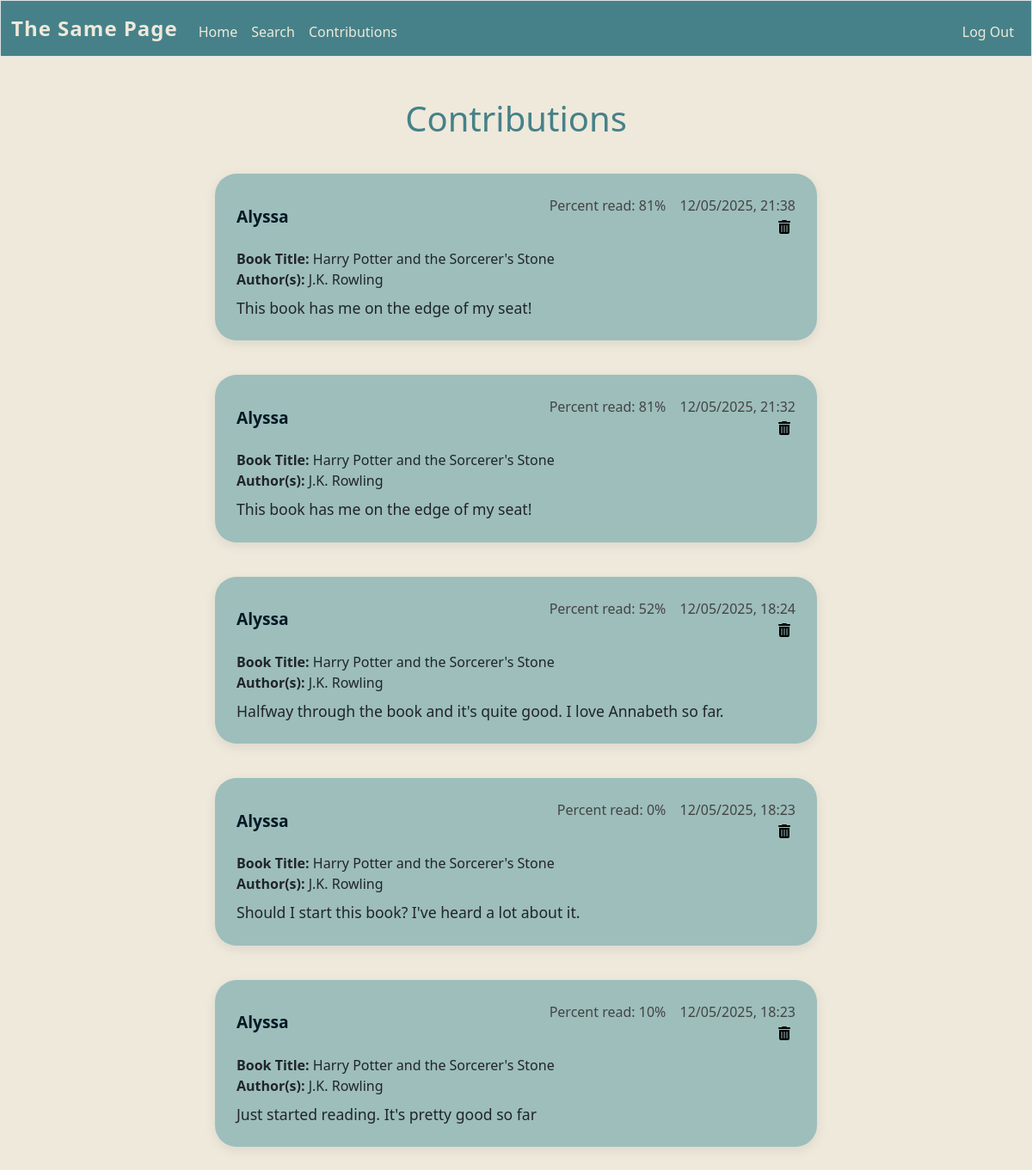
Page /contributions (signed in) on the committed database.
### tables this page shows
CREATE TABLE users (id INTEGER PRIMARY KEY AUTOINCREMENT NOT NULL, username TEXT NOT NULL, hash TEXT NOT NULL);

CREATE TABLE forums (user_id INTEGER, comment TEXT NOT NULL, parent_id INTEGER, time DATETIME, forum_id TEXT NOT NULL, percentage TEXT, comment_id INTEGER PRIMARY KEY AUTOINCREMENT NOT NULL, FOREIGN KEY (forum_id) REFERENCES chapters(forum_id));

CREATE TABLE chapters (title TEXT NOT NULL, author TEXT NOT NULL, forum_id TEXT PRIMARY KEY NOT NULL, thumbnail TEXT, pageCount INTEGER);

### app.py (the view)
@app.route('/contributions', methods=['GET'])
def contributions():
    username = executeSQL("SELECT username FROM users WHERE id = ?", (session["user_id"],), False)[0][0]
    user_comments = executeSQL("SELECT * FROM forums WHERE user_id = ? ORDER BY time DESC", (session["user_id"],), False)
    comments_info = []
    for comment in user_comments:
        book_info = executeSQL("SELECT * FROM chapters WHERE forum_id = ?", (comment[4],), False)
        if comment[2] is not None:
            parentComment = executeSQL("SELECT comment FROM forums WHERE comment_id = ?", (comment[2],), False)[0][0]
        else:
            parentComment = None
        comments_info.append({"username":username, "comment_id": comment[6], "comment":comment[1], "date":comment[3], "percent":comment[5] ,"title":book_info[0][0], "author":book_info[0][1], "parentComment": parentComment})
    return render_template("contributions.html", comments_info = comments_info)

### app.py (called while the page is built)
def executeSQL(command, args, needCommit):
    connection = sqlite3.connect('info.db')
    db = connection.cursor()
    db.execute(command, args)
    val = db.fetchall()
    if needCommit:
        connection.commit()
    connection.close()
    return val

@app.after_request
def after_request(response):
    response.headers["Cache-Control"] = "no-cache, no-store, must-revalidate"
    response.headers["Expires"] = 0
    response.headers["Pragma"] = "no-cache"
    return response

### templates/contributions.html (shortened to what this page needs)
{% extends "layout.html" %}
{% block main %}
    <h1>Contributions</h1>
    {% for comment in comments_info %}
    <div class = comment-box>
        <div class = comment-header>
            <div class="comment-username">
                {{comment['username']}}
            </div>
            <div class="comment-right">
                <span class="comment-percent">Percent read: {{comment['percent']}}%</span>
                <span class="comment-date">{{comment['date']}}</span>
                <form action="/deleteContribution" method="post">
                    <button class = "trash-can"> <i class="fa-solid fa-trash-can"></i> </button>
                </form>
            </div>
        </div>
        <div class = "comment-book">
            <div>
                <b>Book Title:</b> {{comment['title']}}
            </div>
            <div>
                <b>Author(s):</b> {{comment['author']}}
            </div>
        </div>
        <div class = "comment-text">
            {{comment['comment']}}
        </div>
    </div>
    {% endfor %}
{% endblock %}

### templates/layout.html (shortened to what this page needs)
<!DOCTYPE html>
<html lang="en">
    <head>
        <link href="https://cdn.jsdelivr.net/npm/bootstrap@5.3.8/dist/css/bootstrap.min.css" rel="stylesheet">
        <link href="/static/styles.css" rel="stylesheet">
        <link rel="stylesheet" href="https://cdnjs.cloudflare.com/ajax/libs/font-awesome/6.5.1/css/all.min.css">
    </head>
    <body>
        <nav class="border navbar navbar-expand-md navbar-light">
            <div class="container-fluid">
                <a class="navbar-brand" href="/"><span>The Same Page</span></a>
                <div class="collapse navbar-collapse" id="navbar">
                    {% if session["user_id"] %}
                        <ul class="navbar-nav me-auto mt-2">
                            <li class="nav-item"><a class="nav-link" href="/">Home</a></li>
                            <li class="nav-item"><a class="nav-link" href="/search">Search</a></li>
                            <li class="nav-item"><a class="nav-link" href="/contributions">Contributions</a></li>
                        </ul>
                        <ul class="navbar-nav ms-auto mt-2">
                            <li class="nav-item"><a class="nav-link" href="/logout">Log Out</a></li>
                        </ul>
                    {% else %}
                        <ul class="navbar-nav ms-auto mt-2">
                            <li class="nav-item"><a class="nav-link" href="/register">Register</a></li>
                            <li class="nav-item"><a class="nav-link" href="/login">Log In</a></li>
                        </ul>
                    {% endif %}
                </div>
            </div>
        </nav>
        <main class="container-fluid py-5 text-center">
            {% block main %}{% endblock %}
        </main>
    </body>
</html>

### static/styles.css (style rules this page uses)
:root { --dark: #031926; --dark-teal: #468189; --medium-teal: #77ACA2; --light-teal: #9DBEBB; --lightest-teal: #c0d8d6; --cream: #F4E9CD; --light-cream: #eee9db; --dark-cream: #e3dac3; --spacing-unit: 16px; }
nav.navbar { background-color: var(--dark-teal); border-bottom: 3px solid var(--dark); padding-top: 0.5rem; padding-bottom: 0.5rem; border-color: var(--dark); }
.navbar-brand span { color: var(--light-cream); background-color: var(--dark-teal); font-weight: 600; font-size: 1.5rem; letter-spacing: 1px; }
.navbar-nav .nav-link { color: var(--light-cream); font-weight: 500; padding-left: 1rem; padding-right: 1rem; transition: color 0.3s ease, background-color 0.3s ease; }
.navbar-collapse { background-color: var(--dark-teal); }
h1 { color: var(--dark-teal); }
body { background-color: var(--light-cream); }
.comment-box { background: var(--light-teal); padding: 25px; border-radius: 25px; box-shadow: 0 4px 14px rgba(0,0,0,0.08); margin: 40px auto; max-width: 700px; }
.comment-header { display: flex; justify-content: space-between; align-items: center; margin-bottom: 12px; font-weight: 600; }
.comment-right { text-align: right; white-space: nowrap; font-weight: 400; color: #444; }
.comment-percent, .comment-date { display: inline-block; margin-left: 12px; }
.comment-text { text-align: left; font-size: 1.1rem; margin-top: 8px; }
.comment-username { font-size: 1.2rem; font-weight: 700; color: var(--dark); }
.comment-book { text-align: left; }
.trash-can { background: transparent; border: none; }

### rows in the picture
users: username "Alyssa" "Alyssa" "Alyssa" "Alyssa" "Alyssa"
forums: percent "81", date "12/05/2025, 21:38", comment "This book has me on the edge of my seat!"
chapters: title "Harry Potter and the Sorcerer's Stone" "Harry Potter and the Sorcerer's Stone" "Harry Potter and the Sorcerer's Stone" "Harry Potter and the Sorcerer's Stone" "Harry Potter and the Sorcerer's Stone", author "J.K. Rowling" "J.K. Rowling" "J.K. Rowling" "J.K. Rowling" "J.K. Rowling"
forums: percent "81", date "12/05/2025, 21:32", comment "This book has me on the edge of my seat!"
forums: percent "52", date "12/05/2025, 18:24", comment "Halfway through the book and it's quite good. I love Annabeth so far."
forums: date "12/05/2025, 18:23", comment "Should I start this book? I've heard a lot about it."
forums: percent "10", date "12/05/2025, 18:23", comment "Just started reading. It's pretty good so far"

### other values in the picture
{{ comment['percent'] }} "0"
